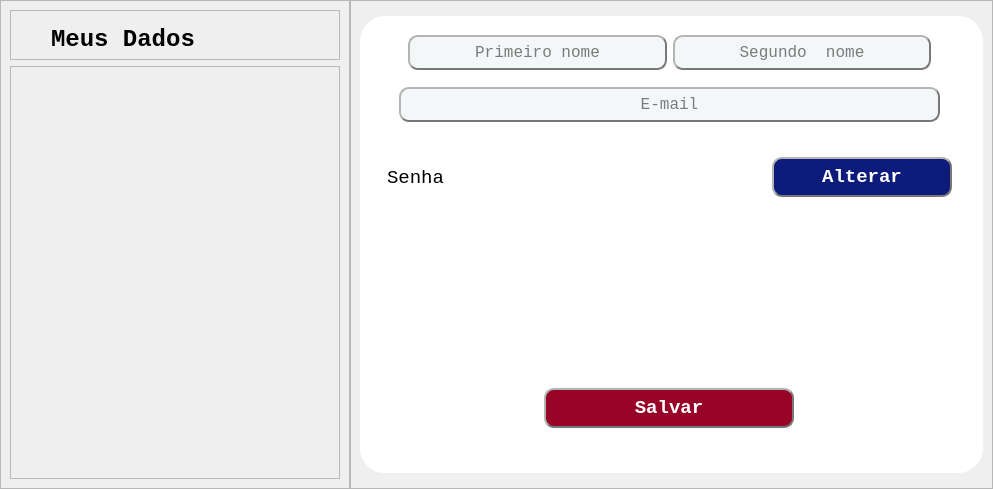
      <widget class="QWidget" name="data_change_pg1">
       <layout class="QHBoxLayout" name="horizontalLayout_7">
        <property name="spacing">
         <number>0</number>
        </property>
        <property name="leftMargin">
         <number>0</number>
        </property>
        <property name="topMargin">
         <number>0</number>
        </property>
        <property name="rightMargin">
         <number>0</number>
        </property>
        <property name="bottomMargin">
         <number>0</number>
        </property>
        <item>
         <widget class="QFrame" name="data_chance_title_grid">
          <property name="minimumSize">
           <size>
            <width>350</width>
            <height>0</height>
           </size>
          </property>
          <property name="frameShape">
           <enum>QFrame::StyledPanel</enum>
          </property>
          <property name="frameShadow">
           <enum>QFrame::Raised</enum>
          </property>
          <layout class="QVBoxLayout" name="verticalLayout_18">
           <item>
            <widget class="QFrame" name="data_change_txt_grid">
             <property name="maximumSize">
              <size>
               <width>16777215</width>
               <height>50</height>
              </size>
             </property>
             <property name="frameShape">
              <enum>QFrame::StyledPanel</enum>
             </property>
             <property name="frameShadow">
              <enum>QFrame::Raised</enum>
             </property>
             <layout class="QVBoxLayout" name="verticalLayout_25">
              <property name="leftMargin">
               <number>40</number>
              </property>
              <property name="bottomMargin">
               <number>0</number>
              </property>
              <item>
               <widget class="QLabel" name="meus_dados_text2">
                <property name="font">
                 <font>
                  <family>Lucida Console</family>
                  <pointsize>18</pointsize>
                  <weight>75</weight>
                  <bold>true</bold>
                 </font>
                </property>
                <property name="text">
                 <string>Meus Dados</string>
                </property>
               </widget>
              </item>
             </layout>
            </widget>
           </item>
           <item>
            <widget class="QFrame" name="data_chance_icon_grid">
             <property name="frameShape">
              <enum>QFrame::StyledPanel</enum>
             </property>
             <property name="frameShadow">
              <enum>QFrame::Raised</enum>
             </property>
             <layout class="QVBoxLayout" name="verticalLayout_26">
              <item>
               <widget class="QLabel" name="user_icon2">
                <property name="maximumSize">
                 <size>
                  <width>250</width>
                  <height>250</height>
                 </size>
                </property>
                <property name="text">
                 <string/>
                </property>
                <property name="pixmap">
                 <pixmap resource="icons.qrc">:/icons/telas e icons/icons/Bianca/Icones e Imagens/IconeFotoFuncionarioAmpliada.svg</pixmap>
                </property>
                <property name="scaledContents">
                 <bool>true</bool>
                </property>
                <property name="alignment">
                 <set>Qt::AlignCenter</set>
                </property>
               </widget>
              </item>
             </layout>
            </widget>
           </item>
          </layout>
         </widget>
        </item>
        <item>
         <widget class="QFrame" name="user_data_change_grid">
          <property name="frameShape">
           <enum>QFrame::StyledPanel</enum>
          </property>
          <property name="frameShadow">
           <enum>QFrame::Raised</enum>
          </property>
          <layout class="QVBoxLayout" name="verticalLayout_19">
           <item>
            <widget class="QFrame" name="superior_adequar_2">
             <property name="maximumSize">
              <size>
               <width>16777215</width>
               <height>50</height>
              </size>
             </property>
             <property name="frameShape">
              <enum>QFrame::StyledPanel</enum>
             </property>
             <property name="frameShadow">
              <enum>QFrame::Raised</enum>
             </property>
            </widget>
           </item>
           <item alignment="Qt::AlignVCenter">
            <widget class="QFrame" name="change_grid">
             <property name="minimumSize">
              <size>
               <width>623</width>
               <height>457</height>
              </size>
             </property>
             <property name="maximumSize">
              <size>
               <width>623</width>
               <height>457</height>
              </size>
             </property>
             <property name="styleSheet">
              <string notr="true">background-color: rgb(255, 255, 255);
border-radius: 25px;
border-style: outset;
</string>
             </property>
             <property name="frameShape">
              <enum>QFrame::StyledPanel</enum>
             </property>
             <property name="frameShadow">
              <enum>QFrame::Raised</enum>
             </property>
             <layout class="QVBoxLayout" name="verticalLayout_20">
              <item>
               <widget class="QFrame" name="user_name_email_grid">
                <property name="minimumSize">
                 <size>
                  <width>601</width>
                  <height>96</height>
                 </size>
                </property>
                <property name="maximumSize">
                 <size>
                  <width>601</width>
                  <height>96</height>
                 </size>
                </property>
                <property name="frameShape">
                 <enum>QFrame::StyledPanel</enum>
                </property>
                <property name="frameShadow">
                 <enum>QFrame::Raised</enum>
                </property>
                <layout class="QVBoxLayout" name="verticalLayout_21">
                 <property name="spacing">
                  <number>10</number>
                 </property>
                 <property name="leftMargin">
                  <number>30</number>
                 </property>
                 <property name="topMargin">
                  <number>0</number>
                 </property>
                 <property name="rightMargin">
                  <number>30</number>
                 </property>
                 <property name="bottomMargin">
                  <number>0</number>
                 </property>
                 <item>
                  <widget class="QFrame" name="frame_39">
                   <property name="frameShape">
                    <enum>QFrame::StyledPanel</enum>
                   </property>
                   <property name="frameShadow">
                    <enum>QFrame::Raised</enum>
                   </property>
                   <layout class="QHBoxLayout" name="horizontalLayout_22">
                    <item>
                     <widget class="QLineEdit" name="primeiro_nome_edt">
                      <property name="minimumSize">
                       <size>
                        <width>0</width>
                        <height>35</height>
                       </size>
                      </property>
                      <property name="font">
                       <font>
                        <family>Lucida Console</family>
                        <pointsize>12</pointsize>
                        <weight>50</weight>
                        <bold>false</bold>
                       </font>
                      </property>
                      <property name="styleSheet">
                       <string notr="true">background-color: rgb(244, 247, 248);
border-radius: 10px;
border-style: outset;
border-width: 2px;
border-color: rgb(120, 120, 120);</string>
                      </property>
                      <property name="alignment">
                       <set>Qt::AlignCenter</set>
                      </property>
                      <property name="placeholderText">
                       <string>Primeiro nome</string>
                      </property>
                     </widget>
                    </item>
                    <item>
                     <widget class="QLineEdit" name="segundo_nome_edt">
                      <property name="minimumSize">
                       <size>
                        <width>0</width>
                        <height>35</height>
                       </size>
                      </property>
                      <property name="font">
                       <font>
                        <family>Lucida Console</family>
                        <pointsize>12</pointsize>
                        <weight>50</weight>
                        <bold>false</bold>
                       </font>
                      </property>
                      <property name="styleSheet">
                       <string notr="true">background-color: rgb(244, 247, 248);
border-radius: 10px;
border-style: outset;
border-width: 2px;
border-color: rgb(120, 120, 120);</string>
                      </property>
                      <property name="alignment">
                       <set>Qt::AlignCenter</set>
                      </property>
                      <property name="placeholderText">
                       <string>Segundo  nome</string>
                      </property>
                     </widget>
                    </item>
                   </layout>
                  </widget>
                 </item>
                 <item>
                  <widget class="QLineEdit" name="email_edt">
                   <property name="minimumSize">
                    <size>
                     <width>0</width>
                     <height>35</height>
                    </size>
                   </property>
                   <property name="font">
                    <font>
                     <family>Lucida Console</family>
                     <pointsize>12</pointsize>
                     <weight>50</weight>
                     <bold>false</bold>
                    </font>
                   </property>
                   <property name="styleSheet">
                    <string notr="true">background-color: rgb(244, 247, 248);
border-radius: 10px;
border-style: outset;
border-width: 2px;
border-color: rgb(120, 120, 120);</string>
                   </property>
                   <property name="alignment">
                    <set>Qt::AlignCenter</set>
                   </property>
                   <property name="placeholderText">
                    <string>E-mail</string>
                   </property>
                  </widget>
                 </item>
                </layout>
               </widget>
              </item>
              <item>
               <widget class="QFrame" name="frame_23">
                <property name="minimumSize">
                 <size>
                  <width>601</width>
                  <height>97</height>
                 </size>
                </property>
                <property name="maximumSize">
                 <size>
                  <width>601</width>
                  <height>97</height>
                 </size>
                </property>
                <property name="frameShape">
                 <enum>QFrame::StyledPanel</enum>
                </property>
                <property name="frameShadow">
                 <enum>QFrame::Raised</enum>
                </property>
                <layout class="QHBoxLayout" name="horizontalLayout_8">
                 <item>
                  <widget class="QFrame" name="frame_21">
                   <property name="frameShape">
                    <enum>QFrame::StyledPanel</enum>
                   </property>
                   <property name="frameShadow">
                    <enum>QFrame::Raised</enum>
                   </property>
                   <layout class="QVBoxLayout" name="verticalLayout_22">
                    <item alignment="Qt::AlignLeft">
                     <widget class="QLabel" name="label_7">
                      <property name="font">
                       <font>
                        <family>Lucida Console</family>
                        <pointsize>14</pointsize>
                        <weight>50</weight>
                        <bold>false</bold>
                       </font>
                      </property>
                      <property name="text">
                       <string>Senha</string>
                      </property>
                     </widget>
                    </item>
                   </layout>
                  </widget>
                 </item>
                 <item alignment="Qt::AlignRight">
                  <widget class="QFrame" name="frame_17">
                   <property name="frameShape">
                    <enum>QFrame::StyledPanel</enum>
                   </property>
                   <property name="frameShadow">
                    <enum>QFrame::Raised</enum>
                   </property>
                   <layout class="QVBoxLayout" name="verticalLayout_27">
                    <item>
                     <widget class="QPushButton" name="data_alterar_senha_btn">
                      <property name="minimumSize">
                       <size>
                        <width>180</width>
                        <height>40</height>
                       </size>
                      </property>
                      <property name="maximumSize">
                       <size>
                        <width>180</width>
                        <height>16777215</height>
                       </size>
                      </property>
                      <property name="font">
                       <font>
                        <family>Lucida Console</family>
                        <pointsize>14</pointsize>
                        <weight>75</weight>
                        <bold>true</bold>
                       </font>
                      </property>
                      <property name="cursor">
                       <cursorShape>PointingHandCursor</cursorShape>
                      </property>
                      <property name="styleSheet">
                       <string notr="true">background-color: rgb(13, 28, 122);
color: rgb(255, 255, 255);
border-radius: 10px;
border-style: outset;
border-width: 2px;
border-color: rgb(120, 120, 120);</string>
                      </property>
                      <property name="text">
                       <string>Alterar</string>
                      </property>
                     </widget>
                    </item>
                   </layout>
                  </widget>
                 </item>
                </layout>
               </widget>
              </item>
              <item>
               <widget class="QFrame" name="frame_24">
                <property name="minimumSize">
                 <size>
                  <width>601</width>
                  <height>125</height>
                 </size>
                </property>
                <property name="maximumSize">
                 <size>
                  <width>601</width>
                  <height>125</height>
                 </size>
                </property>
                <property name="frameShape">
                 <enum>QFrame::StyledPanel</enum>
                </property>
                <property name="frameShadow">
                 <enum>QFrame::Raised</enum>
                </property>
                <layout class="QVBoxLayout" name="verticalLayout_23">
                 <property name="spacing">
                  <number>15</number>
                 </property>
                 <property name="leftMargin">
                  <number>30</number>
                 </property>
                 <property name="topMargin">
                  <number>0</number>
                 </property>
                 <property name="rightMargin">
                  <number>30</number>
                 </property>
                 <property name="bottomMargin">
                  <number>0</number>
                 </property>
                </layout>
               </widget>
              </item>
              <item>
               <widget class="QFrame" name="frame_25">
                <property name="minimumSize">
                 <size>
                  <width>601</width>
                  <height>96</height>
                 </size>
                </property>
                <property name="maximumSize">
                 <size>
                  <width>601</width>
                  <height>96</height>
                 </size>
                </property>
                <property name="frameShape">
                 <enum>QFrame::StyledPanel</enum>
                </property>
                <property name="frameShadow">
                 <enum>QFrame::Raised</enum>
                </property>
                <layout class="QHBoxLayout" name="horizontalLayout_9">
                 <property name="spacing">
                  <number>0</number>
                 </property>
                 <property name="leftMargin">
                  <number>120</number>
                 </property>
                 <property name="topMargin">
                  <number>0</number>
                 </property>
                 <property name="rightMargin">
                  <number>120</number>
                 </property>
                 <property name="bottomMargin">
                  <number>10</number>
                 </property>
                 <item>
                  <widget class="QPushButton" name="data_salvar_btn1">
                   <property name="minimumSize">
                    <size>
                     <width>0</width>
                     <height>40</height>
                    </size>
                   </property>
                   <property name="maximumSize">
                    <size>
                     <width>250</width>
                     <height>40</height>
                    </size>
                   </property>
                   <property name="font">
                    <font>
                     <family>Lucida Console</family>
                     <pointsize>14</pointsize>
                     <weight>75</weight>
                     <bold>true</bold>
                    </font>
                   </property>
                   <property name="cursor">
                    <cursorShape>PointingHandCursor</cursorShape>
                   </property>
                   <property name="styleSheet">
                    <string notr="true">background-color: rgb(152, 4, 39);
color: rgb(255, 255, 255);
border-radius: 10px;
border-style: outset;
border-width: 2px;
border-color: rgb(120, 120, 120);</string>
                   </property>
                   <property name="text">
                    <string>Salvar</string>
                   </property>
                  </widget>
                 </item>
                </layout>
               </widget>
              </item>
             </layout>
            </widget>
           </item>
           <item>
            <widget class="QFrame" name="inferior_adequar">
             <property name="maximumSize">
              <size>
               <width>16777215</width>
               <height>50</height>
              </size>
             </property>
             <property name="frameShape">
              <enum>QFrame::StyledPanel</enum>
             </property>
             <property name="frameShadow">
              <enum>QFrame::Raised</enum>
             </property>
            </widget>
           </item>
          </layout>
         </widget>
        </item>
       </layout>
      </widget>
